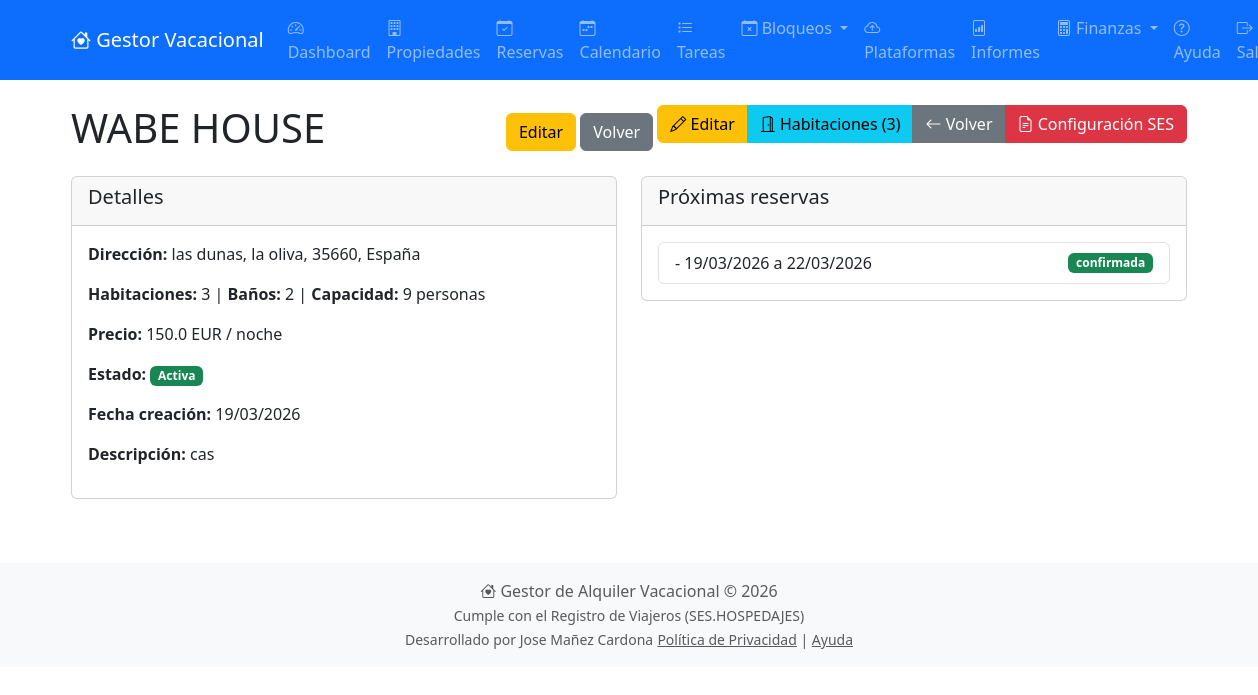
The app's page /propiedades/1 (signed in) with its own data.
### models.py (models this page shows, shortened)
class Propiedad(db.Model):
    __tablename__ = 'propiedades'
    id = db.Column(db.Integer, primary_key=True)
    nombre = db.Column(db.String(100), nullable=False)
    descripcion = db.Column(db.Text)
    direccion = db.Column(db.String(200))
    ciudad = db.Column(db.String(100))
    codigo_postal = db.Column(db.String(20))
    pais = db.Column(db.String(50))
    num_habitaciones = db.Column(db.Integer, default=1)
    num_banos = db.Column(db.Integer, default=1)
    capacidad_max = db.Column(db.Integer, default=2)
    precio_noche = db.Column(db.Float, nullable=False)
    moneda = db.Column(db.String(3), default='EUR')
    activa = db.Column(db.Boolean, default=True)
    fecha_creacion = db.Column(db.DateTime, default=datetime.utcnow)
    usuario_id = db.Column(db.Integer, db.ForeignKey('users.id'))
    tipo_impuesto = db.Column(db.String(10), default='IVA')
    porcentaje_impuesto = db.Column(db.Float, default=7.0)
    aplicar_retencion = db.Column(db.Boolean, default=False)
    porcentaje_retencion = db.Column(db.Float, default=0.0)
    codigo_ses = db.Column(db.String(50))  # Código de establecimiento
    codigo_arrendador = db.Column(db.String(50))  # Código de arrendador
    usuario_ses = db.Column(db.String(50))  # Usuario WS
    password_ses = db.Column(db.String(50))  # Contraseña WS
    propietario = db.relationship('User', back_populates='propiedades')
    reservas = db.relationship('Reserva', back_populates='propiedad', lazy='dynamic', cascade='all, delete-orphan')
    tareas = db.relationship('Tarea', back_populates='propiedad_rel', lazy='dynamic', cascade='all, delete-orphan')
    calendarios_ical = db.relationship('CalendarioIcal', back_populates='propiedad', lazy='dynamic', cascade='all, delete-orphan')
    habitaciones = db.relationship('Habitacion', back_populates='propiedad', lazy='dynamic', cascade='all, delete-orphan')
    ingresos = db.relationship('Ingreso', back_populates='propiedad', lazy='dynamic')
    gastos = db.relationship('Gasto', back_populates='propiedad', lazy='dynamic')
    bloqueos = db.relationship('BloqueoPropiedad', back_populates='propiedad', lazy='dynamic', cascade='all, delete-orphan')

class Reserva(db.Model):
    __tablename__ = 'reservas'
    id = db.Column(db.Integer, primary_key=True)
    propiedad_id = db.Column(db.Integer, db.ForeignKey('propiedades.id'), nullable=False)
    num_huespedes = db.Column(db.Integer, default=1)
    num_menores = db.Column(db.Integer, default=0)
    relacion_parentesco = db.Column(db.String(200), nullable=True)
    fecha_entrada = db.Column(db.Date, nullable=False)
    fecha_salida = db.Column(db.Date, nullable=False)
    subtotal_habitaciones = db.Column(db.Float, default=0)
    impuesto_aplicado = db.Column(db.Float, default=0)
    total_impuestos = db.Column(db.Float, default=0)
    retencion_aplicada = db.Column(db.Float, default=0)
    retencion_total = db.Column(db.Float, default=0)  # Nota: en tu error aparece 'retención_total'
    precio_total = db.Column(db.Float)
    deposito_pagado = db.Column(db.Float, default=0)
    saldo_pendiente = db.Column(db.Float, default=0)
    fecha_pago_total = db.Column(db.Date, nullable=True)
    estado = db.Column(db.String(20), default='confirmada')
    notas = db.Column(db.Text)
    fecha_creacion = db.Column(db.DateTime, default=datetime.utcnow)
    origen = db.Column(db.String(50), default='manual')
    external_id = db.Column(db.String(100), unique=True, nullable=True)
    propiedad = db.relationship('Propiedad', back_populates='reservas')
    tareas = db.relationship('Tarea', back_populates='reserva_rel', lazy='dynamic')
    habitaciones_asignadas = db.relationship('ReservaHabitacion', back_populates='reserva', lazy='dynamic', cascade='all, delete-orphan')
    pagos = db.relationship('PagoReserva', back_populates='reserva', lazy='dynamic', cascade='all, delete-orphan')
    ingresos = db.relationship('Ingreso', back_populates='reserva', lazy='dynamic')
    huespedes = db.relationship('Huesped', back_populates='reserva', lazy='dynamic', cascade='all, delete-orphan')

### propiedades.py (the view)
@propiedades_bp.route('/<int:id>')
@login_required
def ver(id):
    propiedad = Propiedad.query.get_or_404(id)
    if propiedad.usuario_id != current_user.id:
        flash('No tienes permiso para ver esta propiedad', 'danger')
        return redirect(url_for('propiedades.index'))
    hoy = datetime.today().date()
    reservas_futuras = propiedad.reservas.filter(
        Reserva.fecha_salida >= hoy,
        Reserva.estado.in_(['confirmada', 'pendiente'])
    ).order_by(Reserva.fecha_entrada).limit(5).all()
    return render_template('propiedades/ver.html',
                           propiedad=propiedad,
                           reservas_futuras=reservas_futuras,
                           ahora=hoy)  # Pasamos 'ahora' por si la plantilla lo necesita

### app.py (called while the page is built)
@login.user_loader
def load_user(user_id):
    return db.session.get(User, int(user_id))

### templates/propiedades/ver.html
{% extends "base.html" %}
{% block content %}
<div class="d-flex justify-content-between align-items-center mb-3">
    <h1>{{ propiedad.nombre }}</h1>
    <div>
        <a href="{{ url_for('propiedades.editar', id=propiedad.id) }}" class="btn btn-warning">Editar</a>
        <a href="{{ url_for('propiedades.index') }}" class="btn btn-secondary">Volver</a>
        <div class="btn-group mb-3">
            <a href="{{ url_for('propiedades.editar', id=propiedad.id) }}" class="btn btn-warning">
                <i class="bi bi-pencil"></i> Editar
            </a>
            <a href="{{ url_for('habitaciones.index', propiedad_id=propiedad.id) }}" class="btn btn-info">
                <i class="bi bi-door-open"></i> Habitaciones ({{ propiedad.habitaciones.count() }})
            </a>
            <a href="{{ url_for('propiedades.index') }}" class="btn btn-secondary">
                <i class="bi bi-arrow-left"></i> Volver
            <a href="{{ url_for('propiedades.ses_config', id=propiedad.id) }}" class="btn btn-danger">
            <i class="bi bi-file-earmark-text"></i> Configuración SES
            </a>
            </a>
        </div>
    </div>
</div>
<div class="row">
    <div class="col-md-6">
        <div class="card mb-3">
            <div class="card-header">
                <h5>Detalles</h5>
            </div>
            <div class="card-body">
                <p><strong>Dirección:</strong> {{ propiedad.direccion }}, {{ propiedad.ciudad }}, {{ propiedad.codigo_postal }}, {{ propiedad.pais }}</p>
                <p><strong>Habitaciones:</strong> {{ propiedad.num_habitaciones }} | <strong>Baños:</strong> {{ propiedad.num_banos }} | <strong>Capacidad:</strong> {{ propiedad.capacidad_max }} personas</p>
                <p><strong>Precio:</strong> {{ propiedad.precio_noche }} {{ propiedad.moneda }} / noche</p>
                <p><strong>Estado:</strong> {% if propiedad.activa %}<span class="badge bg-success">Activa</span>{% else %}<span class="badge bg-secondary">Inactiva</span>{% endif %}</p>
                <p><strong>Fecha creación:</strong> {{ propiedad.fecha_creacion.strftime('%d/%m/%Y') }}</p>
                <p><strong>Descripción:</strong> {{ propiedad.descripcion }}</p>
            </div>
        </div>
    </div>
    <div class="col-md-6">
        <div class="card mb-3">
            <div class="card-header">
                <h5>Próximas reservas</h5>
            </div>
            <div class="card-body">
                {% if reservas_futuras %}
                <ul class="list-group">
                    {% for r in reservas_futuras %}
                    <li class="list-group-item d-flex justify-content-between align-items-center">
                        {{ r.huesped_nombre }} - {{ r.fecha_entrada.strftime('%d/%m/%Y') }} a {{ r.fecha_salida.strftime('%d/%m/%Y') }}
                        <span class="badge bg-{{ 'success' if r.estado == 'confirmada' else 'warning' }}">{{ r.estado }}</span>
                    </li>
                    {% endfor %}
                </ul>
                {% else %}
                <p class="text-muted">No hay reservas próximas.</p>
                {% endif %}
            </div>
        </div>
    </div>
{% endblock %}

### records on screen
Propiedad: nombre "WABE HOUSE", direccion "las dunas", ciudad "la oliva", codigo_postal "35660", pais "España", num_habitaciones "3", num_banos "2", capacidad_max "9", precio_noche "150.0", moneda "EUR", fecha_creacion "19/03/2026", descripcion "cas"
Reserva: fecha_entrada "19/03/2026", fecha_salida "22/03/2026", estado "confirmada"

### other values on screen
{{ propiedad.habitaciones.count() }} "3"
